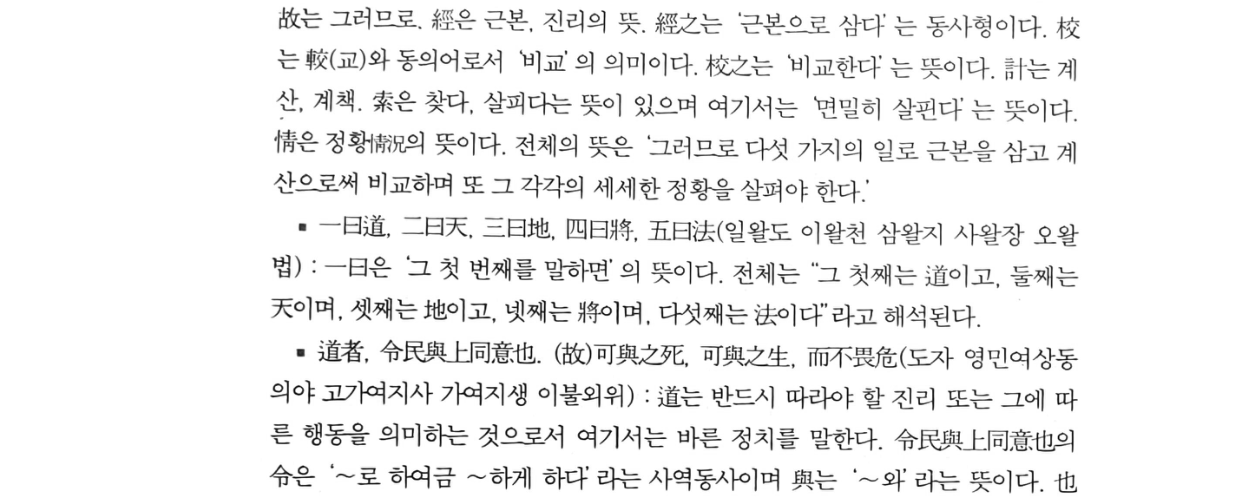
#> input picture engine/tests/sample_docs/hanja/confusable_sonja.png, 1238 x 500 px
$ python -i quality_diagnoser.py   (imports and definitions only)   (older library calls are emulated)
#> lines starting #> are read from the running program, lines starting #| are printed output that depends on the picture; after the words box and inside, x2 and y2 are one past the last pixel; in counts of white or black regions, pixels touching at a corner belong together
#> further down, picture is the input picture: PIL image 1238x500 L; min 6, max 255, mean 241
"""스캔 품질 자동 진단 — 흐림·노출·해상도·기울기·세로쓰기"""
import cv2
import numpy as np
from PIL import Image

from core.types import QualityReport


def diagnose(image: Image.Image) -> QualityReport:
    """
    PIL 이미지를 분석하여 QualityReport 반환.

    진단 항목:
      - 흐림: Laplacian Variance < 100
      - 과노출: 히스토그램 평균 > 220
      - 저노출: 히스토그램 평균 < 50
      - 기울기: Hough Transform 각도 > 45°
      - 저해상도: 단변 < 500px
      - 세로쓰기: 바운딩박스 종횡비 avg_h/avg_w > 2.0
    """
    img_cv = _to_gray_cv(image)
    h, w = img_cv.shape

    blur_score     = _calc_blur(img_cv)
#> blur_score = 3215.8
    avg_brightness = _calc_brightness(img_cv)
#> avg_brightness = 241
    skew_angle     = _calc_skew(img_cv)
    is_vertical    = _detect_vertical_text(img_cv)

    return QualityReport(
        blur_score=blur_score,
        avg_brightness=avg_brightness,
        skew_angle=skew_angle,
        is_vertical_text=is_vertical,
        width_px=w,
        height_px=h,
    )


# ── 내부 함수 ──────────────────────────────────────────────────────────────────

def _to_gray_cv(image: Image.Image) -> np.ndarray:
    arr = np.array(image.convert("RGB"))
    return cv2.cvtColor(arr, cv2.COLOR_RGB2GRAY)


def _calc_blur(gray: np.ndarray) -> float:
    """Laplacian Variance — 낮을수록 흐림"""
    return float(cv2.Laplacian(gray, cv2.CV_64F).var())


def _calc_brightness(gray: np.ndarray) -> float:
    """히스토그램 평균 밝기"""
    return float(gray.mean())


def _calc_skew(gray: np.ndarray) -> float:
    """
    Hough Transform으로 기울기 추정.
    검출 실패 시 0.0 반환.
    """
    edges = cv2.Canny(gray, 50, 150, apertureSize=3)
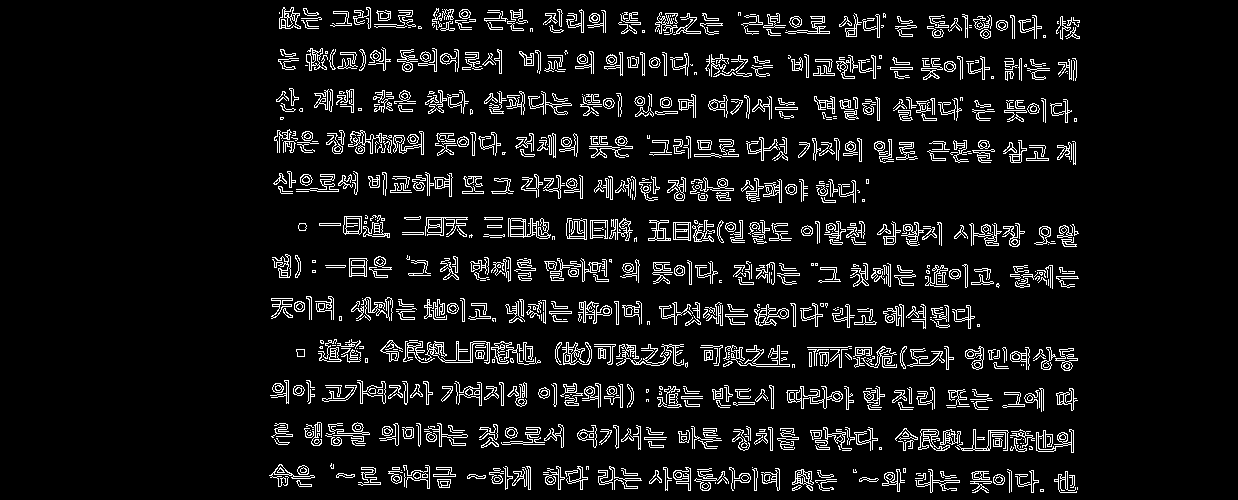
#> edges: shape (500, 1238); 7.9% white in thin lines or dots, all inside (x1, y1, x2, y2) = (269, 7, 1080, 493)
    lines = cv2.HoughLines(edges, 1, np.pi / 180, threshold=100)
    if lines is None:
        return 0.0

    angles = []
    for line in lines[:20]:  # 상위 20개 선분만 사용
        _, theta = line[0]
        angle = np.degrees(theta) - 90
        angles.append(angle)
#> this loop made 20 passes
#> (line, theta, angle) on passes 1 to 8: ([[217, 1.59]], 1.59, 1), ([[466, 1.59]], 1.59, 1), ([[434, 1.57]], 1.57, 0), ([[94, 1.59]], 1.59, 1), ([[135, 1.59]], 1.59, 1), ([[427, 1.59]], 1.59, 1), ([[128, 1.59]], 1.59, 1), ([[425, 1.59]], 1.59, 1)
#> after the loop, angles = [1, 1, 0, 1, 1, 1, 1, 1, 1, 1, 0, 1, 0, 1, 1, 2, 0, 0, 1, 1]
#> in diagnose, `skew_angle     = _calc_skew(img_cv)`: skew_angle = 1

    if not angles:
        return 0.0

    # 중앙값으로 이상치 제거
    return float(np.median(angles))


def _detect_vertical_text(gray: np.ndarray) -> bool:
    """
    바운딩박스 종횡비로 세로쓰기 감지.
    개별 문자 바운딩박스의 avg_h/avg_w > 2.0 이면 세로쓰기로 판단.
    """
    _, binary = cv2.threshold(gray, 0, 255, cv2.THRESH_BINARY_INV + cv2.THRESH_OTSU)
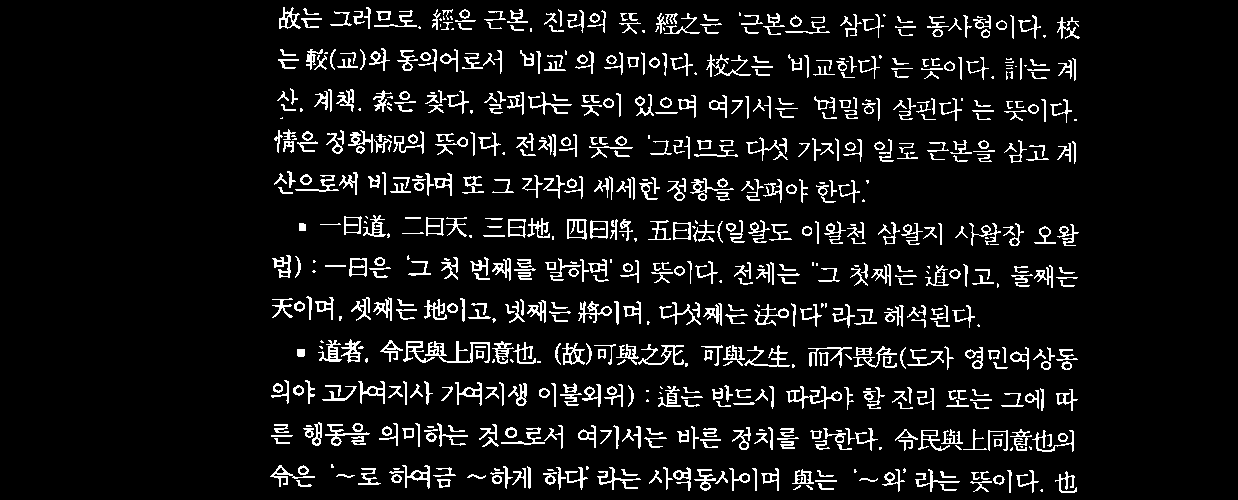
#> binary: shape (500, 1238); 7.9% white in thin lines or dots, all inside (x1, y1, x2, y2) = (270, 7, 1080, 493)
    contours, _ = cv2.findContours(binary, cv2.RETR_EXTERNAL, cv2.CHAIN_APPROX_SIMPLE)
#> contours = 730 contours, 243 with area under 20; largest, box (x1, y1, x2, y2) and area: (567, 219, 587, 240) 336, (425, 341, 490, 363) 329, (786, 386, 842, 409) 274, (590, 220, 608, 239) 270, (349, 258, 367, 277) 266

    ratios = []
    for cnt in contours:
        x, y, cw, ch = cv2.boundingRect(cnt)
        # 너무 작거나 큰 영역 제외 (노이즈 · 페이지 전체)
        if cw < 5 or ch < 5 or cw > gray.shape[1] * 0.8:
            continue
        ratios.append(ch / cw)
#> this loop made 730 passes
#> (x, y, cw, ch) on passes 1 to 3: (1040, 489, 3, 3), (806, 485, 7, 5), (793, 485, 8, 5)
#> after the loop, ratios = 548 values, max 4.8 at index 91, min 0.263 at index 9, mean 1.14

    if not ratios:
        return False

    avg_ratio = float(np.median(ratios))
#> avg_ratio = 0.909
    return avg_ratio > 2.0


# [14 lines left out: function describe, not called in this run]

>>> from PIL import Image
>>> picture = Image.open('../tests/sample_docs/hanja/confusable_sonja.png')
>>> result = diagnose(picture)
#> in diagnose, `is_vertical    = _detect_vertical_text(img_cv)`: is_vertical = False

$ run again, on engine/tests/sample_docs/hanja/inline_sonja.png
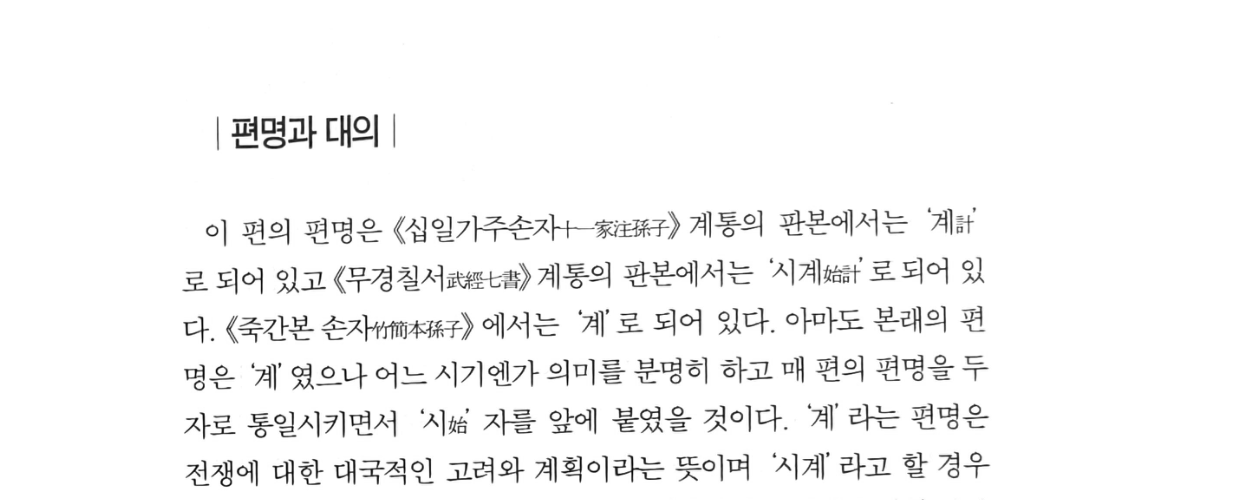
#> input picture engine/tests/sample_docs/hanja/inline_sonja.png, 1238 x 500 px
#> picture is the input picture: PIL image 1238x500 L; min 6, max 255, mean 246.4
#> blur_score = 1733
#> avg_brightness = 246.4
#> in _calc_skew, `edges = cv2.Canny(gray, 50, 150, apertureSize=3)`:
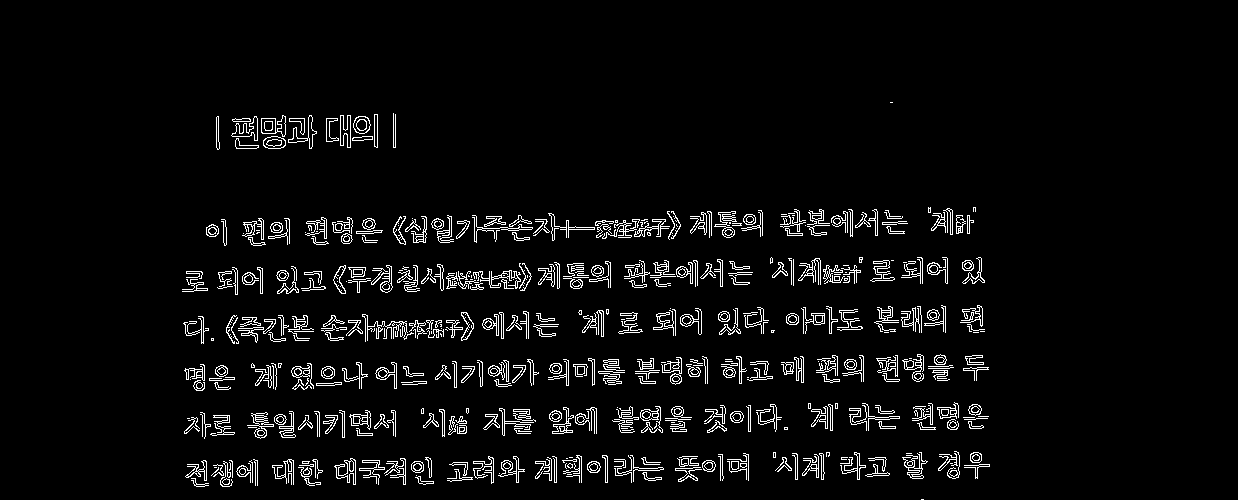
#> edges: shape (500, 1238); 4.5% white in thin lines or dots, all inside (x1, y1, x2, y2) = (182, 102, 990, 500)
#> lines = 945 rows, first 8: [237, 1.55], [239, 1.55], [285, 1.55], [287, 1.55], [470, 1.57], [431, 1.55], [382, 1.55], [472, 1.55]
#> the loop in _calc_skew, `for line in lines[:20]:` made 20 passes
#> (line, theta, angle) on passes 1 to 8: ([[237, 1.55]], 1.55, -1), ([[239, 1.55]], 1.55, -1), ([[285, 1.55]], 1.55, -1), ([[287, 1.55]], 1.55, -1), ([[470, 1.57]], 1.57, 0), ([[431, 1.55]], 1.55, -1), ([[382, 1.55]], 1.55, -1), ([[472, 1.55]], 1.55, -1)
#> after the loop in _calc_skew, `for line in lines[:20]:`: angles = [-1, -1, -1, -1, 0, -1, -1, -1, -1, -1, 0, -1, -2, -1, -2, 0, 0, -2, -2, -1]
#> skew_angle = -1
#> in _detect_vertical_text, `_, binary = cv2.threshold(gray, 0, 255, cv2.THRESH_BINARY_INV + cv2.TH..`:
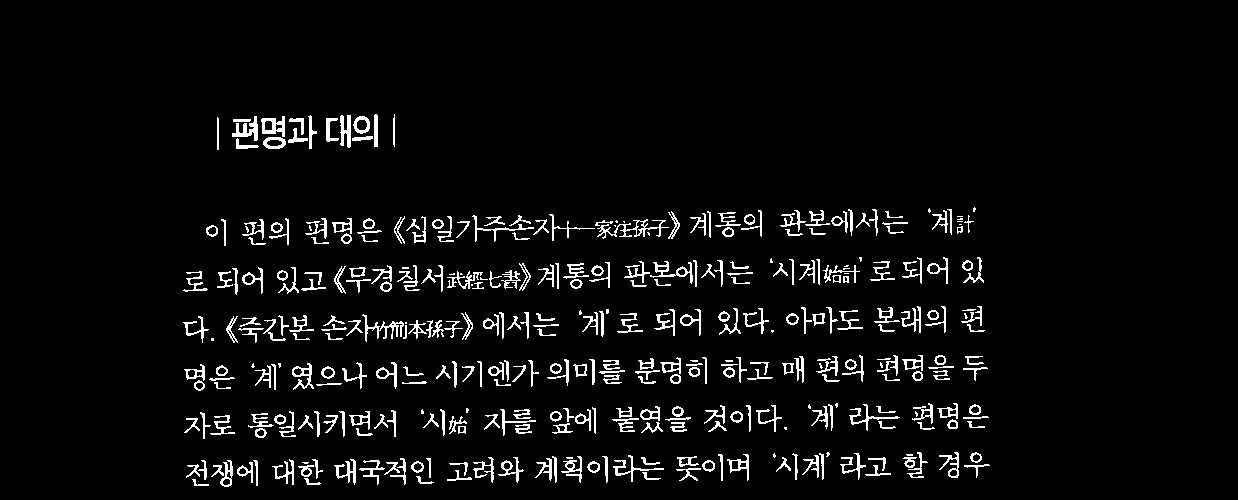
#> binary: shape (500, 1238); 4.7% white in thin lines or dots, all inside (x1, y1, x2, y2) = (183, 114, 990, 487)
#> contours = 365 contours, 75 with area under 20; largest, box (x1, y1, x2, y2) and area: (261, 116, 285, 137) 304, (650, 261, 693, 284) 236, (597, 219, 669, 239) 228, (292, 363, 314, 390) 214, (353, 116, 370, 134) 213
#> the loop in _detect_vertical_text, `for cnt in contours:` made 365 passes
#> (x, y, cw, ch) on passes 1 to 3: (192, 479, 17, 7), (304, 478, 17, 7), (416, 476, 18, 8)
#> after the loop in _detect_vertical_text, `for cnt in contours:`: ratios = 295 values, max 5.4 at index 36, min 0.238 at index 286, mean 1.37
#> avg_ratio = 0.933
#> is_vertical = False

$ run again, on engine/tests/sample_docs/hanja/paren_jangwon.png
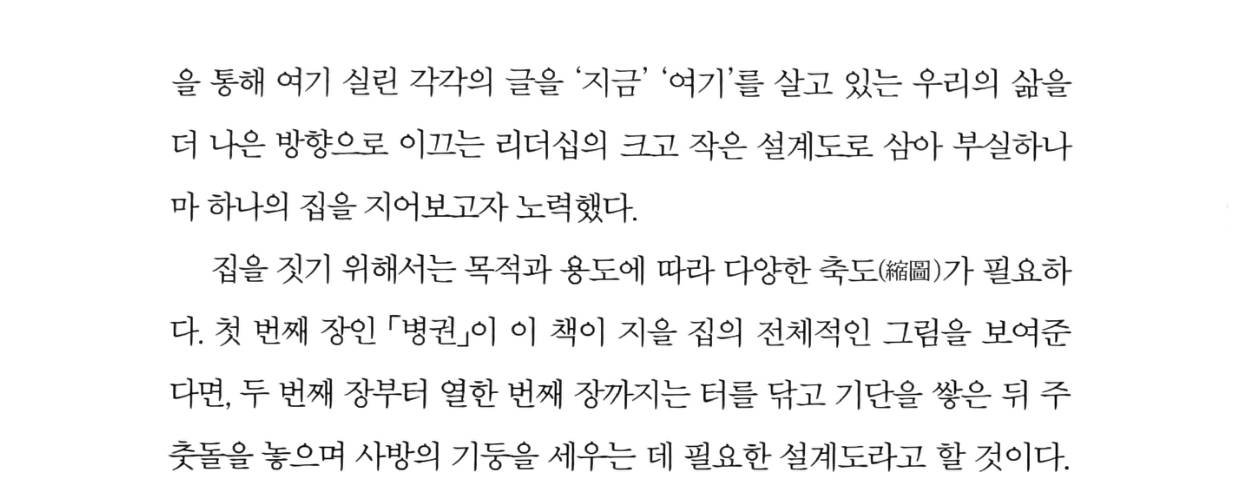
#> input picture engine/tests/sample_docs/hanja/paren_jangwon.png, 1238 x 500 px
#> picture is the input picture: PIL image 1238x500 L; min 3, max 255, mean 243.5
#> blur_score = 2250
#> avg_brightness = 243.5
#> in _calc_skew, `edges = cv2.Canny(gray, 50, 150, apertureSize=3)`:
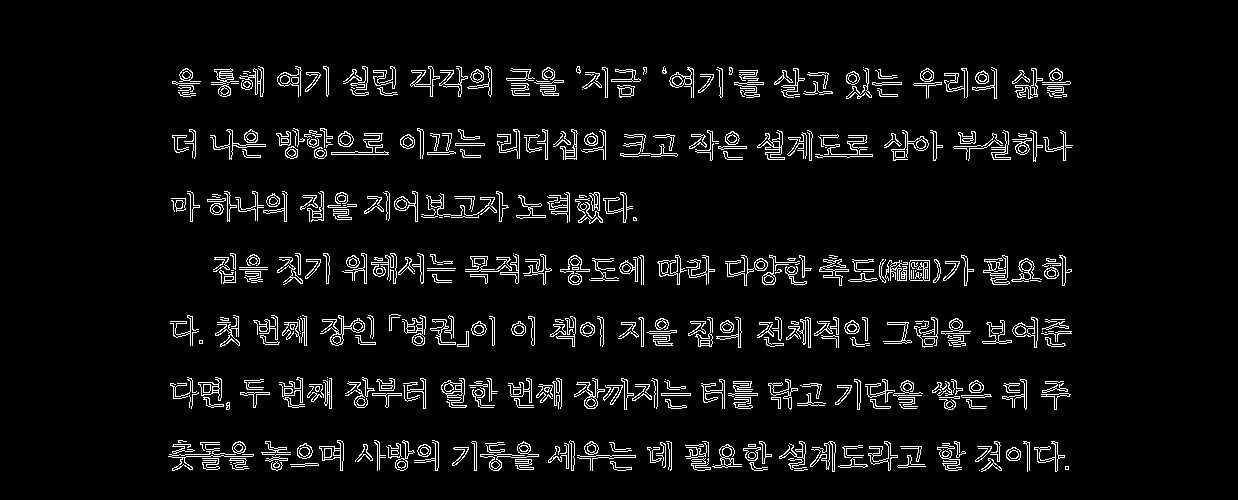
#> edges: shape (500, 1238); 5.5% white in thin lines or dots, all inside (x1, y1, x2, y2) = (168, 66, 1073, 472)
#> lines = 872 rows, first 8: [269, 1.57], [395, 1.57], [271, 1.57], [393, 1.57], [454, 1.57], [456, 1.57], [333, 1.57], [378, 1.59]
#> the loop in _calc_skew, `for line in lines[:20]:` made 20 passes
#> (line, theta, angle) on passes 1 to 8: ([[269, 1.57]], 1.57, 0), ([[395, 1.57]], 1.57, 0), ([[271, 1.57]], 1.57, 0), ([[393, 1.57]], 1.57, 0), ([[454, 1.57]], 1.57, 0), ([[456, 1.57]], 1.57, 0), ([[333, 1.57]], 1.57, 0), ([[378, 1.59]], 1.59, 1)
#> after the loop in _calc_skew, `for line in lines[:20]:`: angles = [0, 0, 0, 0, 0, 0, 0, 1, 0, -1, 1, 0, 0, 0, 1, -1, -1, 1, 1, 1]
#> skew_angle = 0
#> in _detect_vertical_text, `_, binary = cv2.threshold(gray, 0, 255, cv2.THRESH_BINARY_INV + cv2.TH..`:
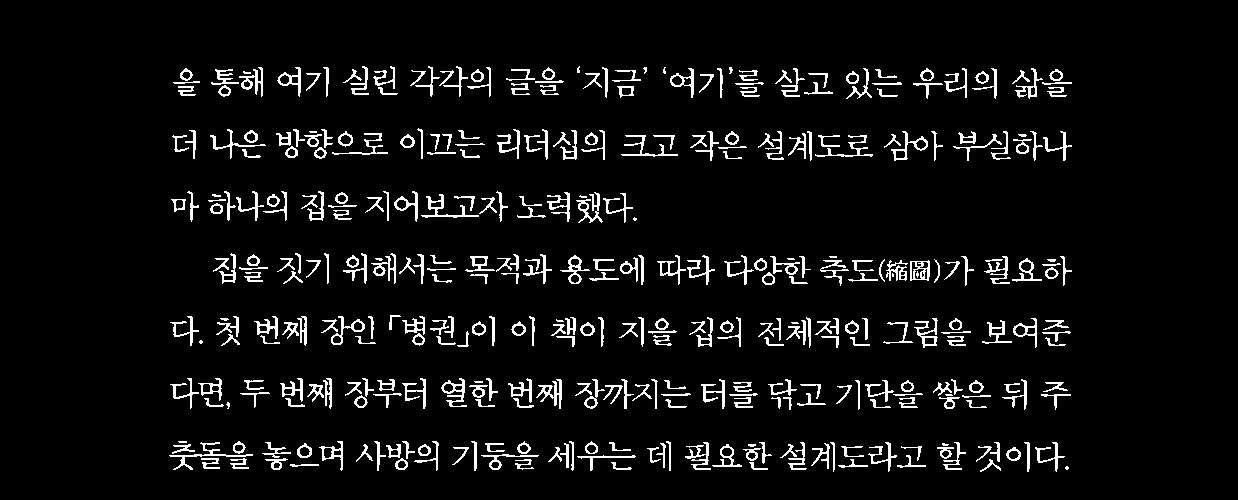
#> binary: shape (500, 1238); 5.9% white in thin lines or dots, all inside (x1, y1, x2, y2) = (169, 66, 1072, 472)
#> contours = 376 contours, 41 with area under 20; largest, box (x1, y1, x2, y2) and area: (910, 260, 930, 281) 344, (891, 131, 928, 161) 296, (560, 255, 590, 284) 276, (441, 378, 467, 407) 262, (331, 316, 365, 345) 258
#> the loop in _detect_vertical_text, `for cnt in contours:` made 376 passes
#> (x, y, cw, ch) on passes 1 to 3: (1065, 466, 4, 4), (290, 464, 29, 3), (749, 462, 19, 8)
#> after the loop in _detect_vertical_text, `for cnt in contours:`: ratios = 329 values, max 6.2 at index 145, min 0.271 at index 10, mean 1.29
#> avg_ratio = 0.933
#> is_vertical = False
